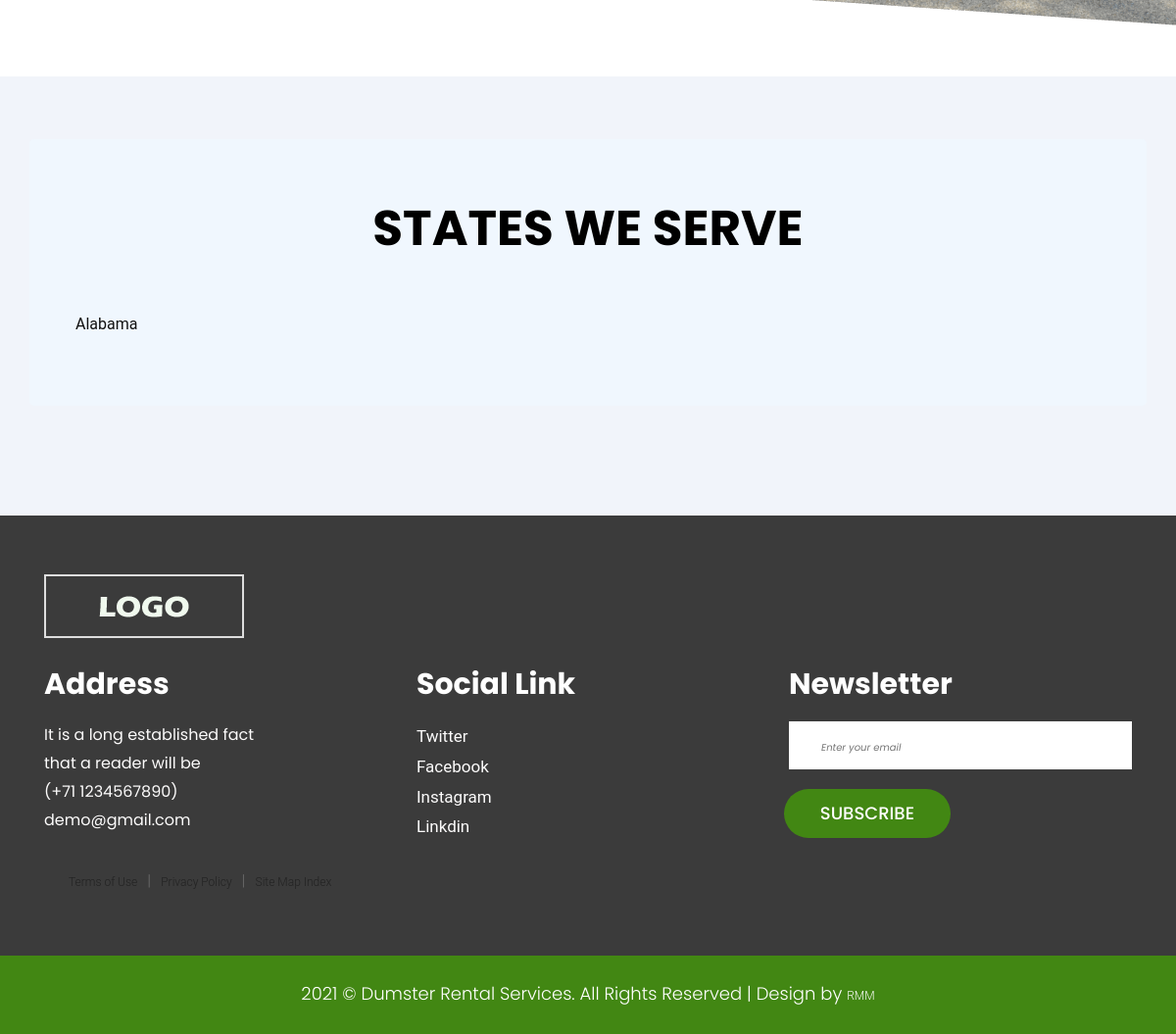
The app's page / (lower part), older data.
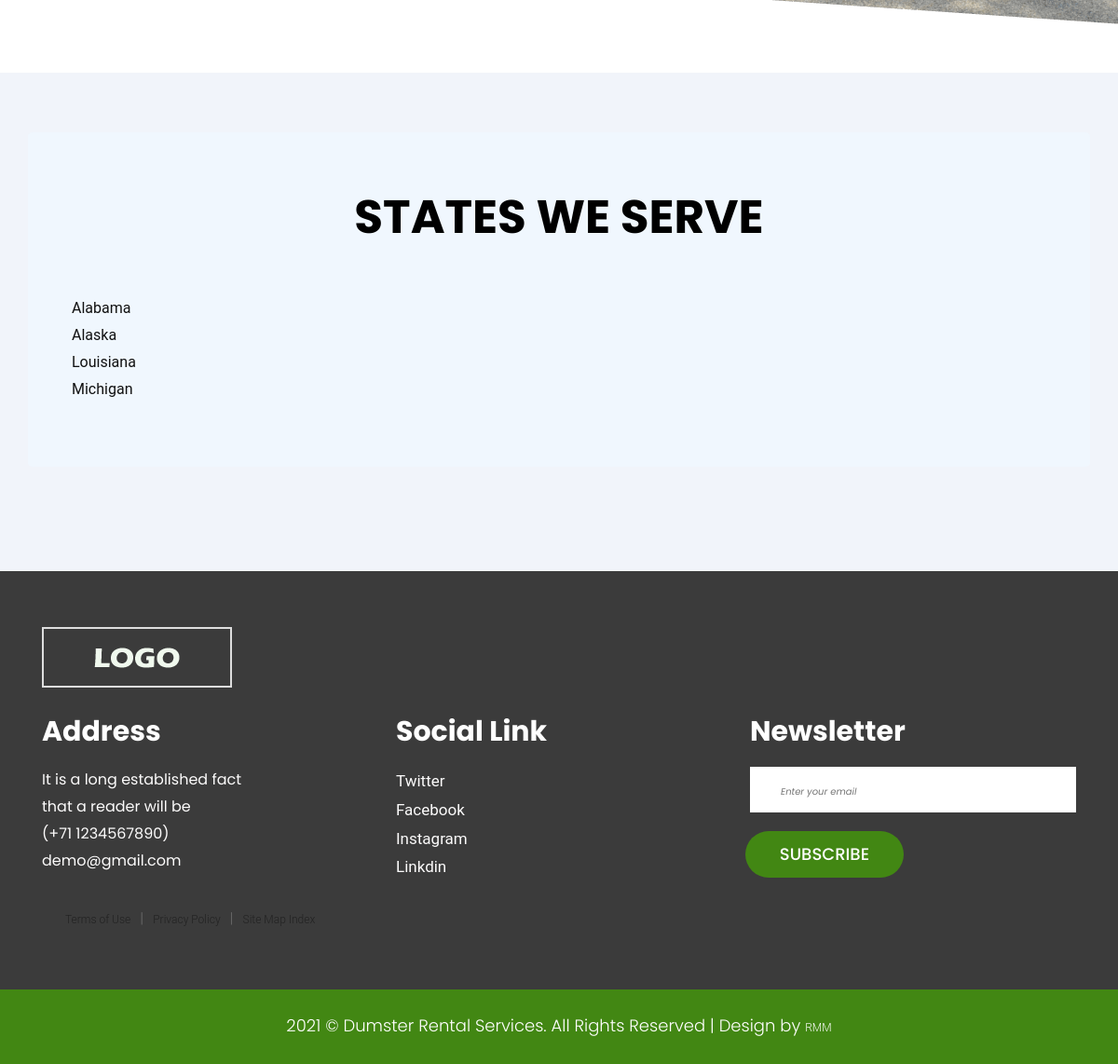
The same page, newer data.
### state/models.py (models this page shows, shortened)
class State(models.Model):
    name        = models.CharField(max_length=100, unique=True)
    abbvr       = models.CharField(max_length=2, unique=True)
    article     = RichTextField(blank=True, null=True)
    slug        = models.SlugField(null=False, unique=True)
    def get_absolute_url(self):
        return reverse('state_detail', kwargs={'slug': self.slug})

### pages/views.py (the view)
# urls.py: path('', IndexView.as_view(), name='index'),
class IndexView(ListView):
    model = State
    queryset = model.objects.all().order_by('name')
    template_name = 'index.html'

### templates/index.html (shortened to what this page needs)
{% extends 'base.html' %}
{% load static %}
{% block content %}
<div>
  <div class="clients_red">
  </div>
  <section>
    <div class="container jumbotron" id="jumbo">
      <div class="container">
        <div class="row">
          <div class="col-md-12">
            <div class="titlepage ">
              <h2>States We Serve </h2>
            </div>
          </div>
        </div>
      </div>
      <div class="container">
        <div class="row">
          {% for states in object_list  %}
          {% if forloop.first %}
          <div style="float:left;" class="col-md-3">
            {% endif %}
            <li>
              <a href="{{ states.get_absolute_url }}">
                <h4>{{ states.name }}</h4>
              </a>
            </li>
            {% if forloop.last %}
          </div>
          {% endif %}
          {% endfor %}
        </div>
      </div>
    </div>
  </section>
</div>
{% endblock content %}

### templates/base.html (shortened to what this page needs)
{% load static %}
<!doctype html>
<html lang="en">
<head>
  <link rel="stylesheet" href="{% static 'css/base.css' %}">
  <link rel="stylesheet" href="https://cdn.jsdelivr.net/npm/bootstrap@4.6.0/dist/css/bootstrap.min.css">
  <link rel="stylesheet" href="https://maxcdn.bootstrapcdn.com/font-awesome/4.7.0/css/font-awesome.min.css">
  <link rel="stylesheet" href="https://maxcdn.bootstrapcdn.com/font-awesome/4.7.0/css/font-awesome.min.css">
  <link rel="stylesheet" href="{% static 'css/bootstrap.min.css' %}">
  <link rel="stylesheet" href="{% static 'css/style.css' %}">
  <link rel="stylesheet" href="{% static 'css/responsive.css' %}">
  <link rel="stylesheet" href="{% static 'css/jquery.mCustomScrollbar.min.css' %}">
  <link rel="stylesheet" href="https://netdna.bootstrapcdn.com/font-awesome/4.0.3/css/font-awesome.css">
  <link rel="stylesheet" href="https://cdnjs.cloudflare.com/ajax/libs/fancybox/2.1.5/jquery.fancybox.min.css" media="screen">
</head>
<body class="main-layout">
  {% block content %}
  {% endblock content %}
  <footr>
    <div class="footer ">
      <div class="container">
        <div class="row">
          <div class="col-md-12">
            <a href="#" class="logo_footer"> <img src="{% static 'images/logo2.png' %}" alt="#" /></a>
          </div>
          <div class="col-xl-12 col-lg-12 col-md-12 col-sm-12 ">
            <div class="row">
              <div class="col-xl-4 col-lg-4 col-md-6 col-sm-6 ">
                <div class="address">
                  <h3>Address </h3>
                  <ul class="loca">
                    <li>
                      <a href="#"></a>It is a long established fact
                      <br>that a reader will be
                    </li>
                    <li>
                      <a href="#"></a>(+71 1234567890)
                    </li>
                    <li>
                      <a href="#"></a>demo@gmail.com
                    </li>
                  </ul>
                </div>
              </div>
              <div class="col-lg-4 col-md-6 col-sm-6">
                <div class="address">
                  <h3>Social Link</h3>
                  <ul class="Menu_footer">
                    <li class="active"> <a href="#">Twitter</a> </li>
                    <li><a href="#">Facebook</a> </li>
                    <li><a href="#">Instagram</a> </li>
                    <li><a href="#">Linkdin</a> </li>
                  </ul>
                </div>
              </div>
              <div class="col-lg-4 col-md-6 col-sm-6 ">
                <div class="address">
                  <h3>Newsletter</h3>
                  <form class="news">
                    <input class="newslatter" placeholder="Enter your email" type="text" name=" Enter your email">
                    <button class="submit">Subscribe</button>
                  </form>
                </div>
              </div>
            </div>
          </div>
        </div>
        <div class="container">
          <ul class="nav foo-mar-t-20">
            <li class="foo-mar-20">
              <p><a href="/terms_of_use">Terms of Use</a></p>
            </li>
            <p>|</p>
            <li class="foo-mar-20">
              <p><a href="/privacy_policy">Privacy Policy</a></p>
            </li>
            <p>|</p>
            <li class="foo-mar-20">
              <p><a href="/sitemap_index.xml">Site Map Index</a></p>
            </li>
          </ul>
        </div>
      </div>
      <div class="copyright">
        <div class="container">
          <p>2021 &copy; Dumster Rental Services. All Rights Reserved | Design by <a href="https://www.rubabyetmahmud.com/">RMM</a></p>
        </div>
      </div>
    </div>
  </footr>
</body>
</html>

### static/css/base.css (style rules this page uses)
#jumbo { background: rgb(200, 248, 255); background: rgba(240, 248, 255, 0.9); }
body { font-family: 'Signika', sans-serif; }
footer p, a { font-size: 12px; font-family: 'Roboto', sans-serif; }
::placeholder { font-size: 10px; padding-left: 10px; font-style: italic; }
.foo-mar-20 { margin-left: 10px; margin-right: 10px; }
.foo-mar-t-20 { margin-top: 20px }
section { padding-top: 4rem; padding-bottom: 5rem; background-color: #f1f4fa; }
h2 { margin-top: 0.5rem; margin-bottom: 0.5rem; }
p { padding-top: 0.5rem; padding-bottom: 0.5rem; line-height: 25px; }
body { background: #D9B280; font-family: "Roboto", sans-serif; }

### static/css/style.css (style rules this page uses)
* { box-sizing: border-box !important; }
html { scroll-behavior: smooth; }
body { color: #666666; font-size: 14px; font-family: 'Poppins', sans-serif; line-height: 1.80857; font-weight: normal; overflow-x: hidden; }
a { color: #1f1f1f; text-decoration: none !important; outline: none !important; -webkit-transition: all .3s ease-in-out; -moz-transition: all .3s ease-in-out; -ms-transition: all .3s ease-in-out; -o-transition: all .3s ease-in-out; transition: all .3s ease-in-out; }
h1, h2, h3, h4, h5, h6 { letter-spacing: 0; font-weight: normal; position: relative; padding: 0 0 10px 0; font-weight: normal; line-height: normal; color: #111111; margin: 0 }
h2 { font-size: 22px }
h3 { font-size: 18px }
h4 { font-size: 16px }
*, *::after, *::before { -webkit-box-sizing: border-box; -moz-box-sizing: border-box; box-sizing: border-box; }
ul, li, ol { margin: 0px; padding: 0px; list-style: none; }
p { margin: 0px; font-weight: 300; font-size: 15px; line-height: 24px; }
a { color: #222222; text-decoration: none; outline: none !important; }
a, .btn { text-decoration: none !important; outline: none !important; -webkit-transition: all .3s ease-in-out; -moz-transition: all .3s ease-in-out; -ms-transition: all .3s ease-in-out; -o-transition: all .3s ease-in-out; transition: all .3s ease-in-out; }
img { max-width: 100%; height: auto; }
button { border: 0; margin: 0; padding: 0; cursor: pointer; }
.nav>li { position: inherit; display: inline-block; vertical-align: middle; }
.titlepage { text-align: center; padding-bottom: 60px; }
.titlepage h2 { text-transform: uppercase; padding: 0; font-weight: bold; color: #000; line-height: 55px; font-size: 50px; }
.clients_red { background: #fff; padding-bottom: 50px; background: url(../images/test.png); min-height: 978px; background-repeat: no-repeat; display: flex; align-items: center; flex-wrap: wrap; }
.footer { background: #3b3b3b; padding-top: 60px; }
.logo_footer { border: #ddd solid 2px; padding: 11px 50px; display: inline-block; margin-bottom: 30px; }
.footer .address h3 { color: #fff; font-size: 30px; line-height: 35px; font-weight: bold; padding-bottom: 20px; }
.news .newslatter { padding: 7px 23px; box-shadow: inherit; border: inherit; width: 100%; font-size: 19px; margin-bottom: 20px; }
.submit { padding: 9px 0; background: #428713; color: #fff; margin-left: -5px; font-weight: 500; font-size: 18px; max-width: 170px; width: 100%; border-radius: 30px; text-transform: uppercase; transition: all 0.3s ease-in; }
ul.Menu_footer li { display: block; color: #3e7f21; }
ul.Menu_footer li a { display: block; color: #fcfbfb; font-size: 17px; }
ul.loca li { color: #fcfbfb; display: flex; font-size: 16px; flex-wrap: wrap; }
.copyright { padding: 20px 0px; margin-top: 55px; background-color: #428713; }
.copyright p { color: #fff; font-size: 18px; line-height: 22px; text-align: center; }
.copyright a { color: #fff; }

Row changes from the older to the newer data that the page shows:
added State: name "Alaska"
added State: name "Louisiana"
added State: name "Michigan"
